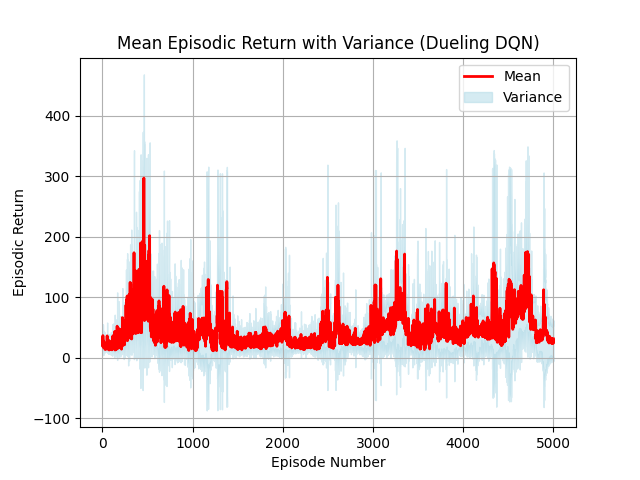

Write Python code to recreate this figure.
from rl_networks import DuelingDQN
from agent import DDQNAgent
from replay_buffer import ReplayBuffer

import numpy as np

from collections import deque

import matplotlib.pyplot as plt

# PyTorch
import torch
import torch.optim as optim

# Gym
import gymnasium as gym
import random
import datetime

device = torch.device("cuda:0" if torch.cuda.is_available() else "cpu")

# Define hyperparameters
seeds = [5, 10, 15, 20, 25]
max_timesteps = 1000

# Initialize list to store rewards for each seed
all_rewards = []
env_id = "CartPole-v1"

# Create the env
env = gym.make(env_id)

# Get the state space and action space
s_size = env.observation_space.shape[0]
a_size = env.action_space.n

cartpole_hyperparameters = {
    "h_size": 16,
    "n_training_episodes": 1000,
    "n_evaluation_episodes": 10,
    "max_t": 1000,
    "gamma": 1.0,
    "lr": 1e-2,
    "env_id": env_id,
    "state_space": s_size,
    "action_space": a_size,
}

# Loop over multiple seeds
for seed in seeds:
    print(f"-------------- Starting the learning with seed: {seed} --------------")
    local_network = DuelingDQN(a_size, s_size, seed, device)
    target_nework = DuelingDQN(a_size, s_size, seed, device)
    replay_buffer = ReplayBuffer(int(1e5), a_size, 64, device, seed)
    cartpole_optimizer = optim.Adam(local_network.parameters(), lr=cartpole_hyperparameters["lr"])
    agent = DDQNAgent(device, replay_buffer, local_network, target_nework, cartpole_optimizer, algo_type="type_1")


    begin_time = datetime.datetime.now()
    n_episodes=5000
    max_t=500

    # Initialize list to store rewards for the current seed
    episode_rewards = []

    scores_window = deque(maxlen=100)
    ''' last 100 scores for checking if the avg is more than 195 '''

    for i_episode in range(1, n_episodes+1):
        state = env.reset(seed=seed)[0]
        score = 0
        for t in range(max_t):
            action = agent.act(state)
            next_state, reward, done, trunc, info = env.step(action)
            agent.store_transition(state, action, reward, next_state, done)

            agent.learn()
            state = next_state
            score += reward
            if done:
                break

        scores_window.append(score)
        episode_rewards.append(score)

        ''' decrease epsilon '''
        agent.decay_epsilon()

        print('\rEpisode {}\tAverage Score: {:.2f}'.format(i_episode, np.mean(scores_window)), end="")

        if i_episode % 250 == 0:
            print('\rEpisode {}\tAverage Score: {:.2f}'.format(i_episode, np.mean(scores_window)))

        if np.mean(scores_window)>=450.0:
            print('\nEnvironment solved in {:d} episodes!\tAverage Score: {:.2f}'.format(i_episode, np.mean(scores_window)))
            break

    ''' Trial run to check if algorithm runs and saves the data '''
    time_taken = datetime.datetime.now() - begin_time
    print(f"Time to finish with seed: {seed} = {time_taken}")
    all_rewards.append(episode_rewards)

# Convert rewards to numpy array for easier manipulation
all_rewards = np.array(all_rewards)

# Calculate mean and standard deviation across seeds
mean_rewards = np.mean(all_rewards, axis=0)
std_rewards = np.std(all_rewards, axis=0)

# Write mean and standard deviation to a file
with open('cartpole_dueling_dqn_type_1_reward_statistics.txt', 'w') as file:
    file.write("Episode\tMean\tStd Dev\n")
    for episode, mean_reward, std_reward in zip(range(1, n_episodes + 1), mean_rewards, std_rewards):
        file.write(f"{episode}\t{mean_reward}\t{std_reward}\n")

# Plot mean reward with standard deviation error bars
plt.plot(np.arange(1, n_episodes + 1), mean_rewards, color='red', linewidth=2, label='Mean')
plt.fill_between(np.arange(1, n_episodes + 1), mean_rewards - std_rewards, mean_rewards + std_rewards,
                 color='lightblue', alpha=0.5, label='Variance')

plt.xlabel('Episode Number')
plt.ylabel('Episodic Return')
plt.title('Mean Episodic Return with Variance (Dueling DQN)')
plt.legend()
plt.grid(True)
# plt.show()

# Save the plot as an image file
plt.savefig('cartpole_dueling_dqn_type_1.png')
plt.show()